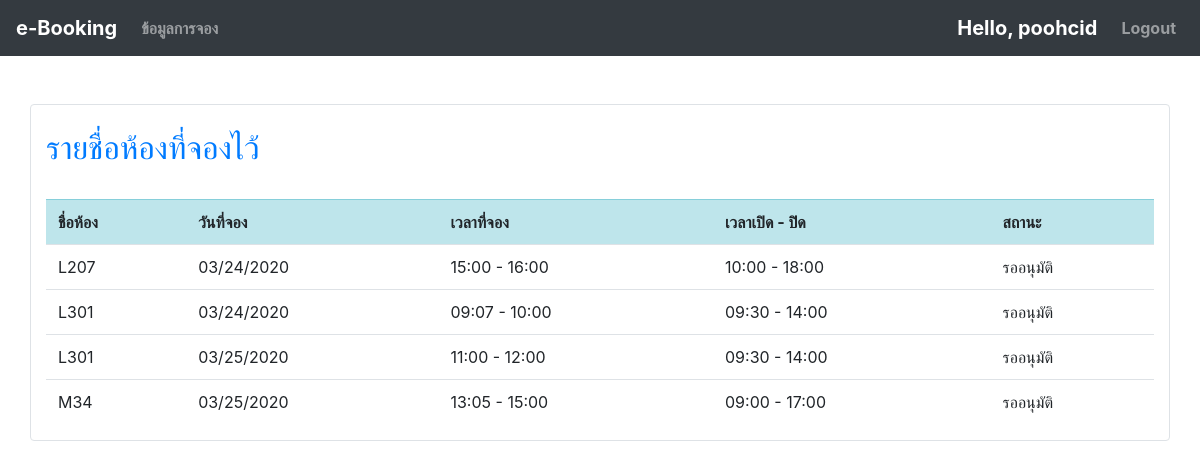
The app's page /book_list/ (signed in), older data.
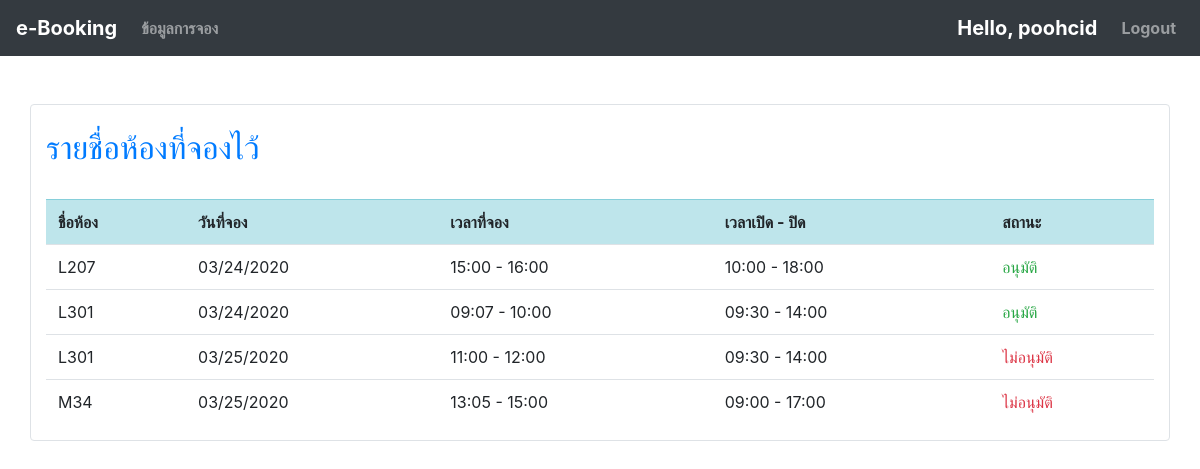
The same page, newer data.
### booking/models.py (models this page shows, shortened)
class Booking(models.Model):
    room = models.ForeignKey(Room, on_delete=models.CASCADE, null=True)
    date = models.DateField()
    start_time = models.TimeField()
    end_time = models.TimeField(null=True)
    description = models.TextField()
    status = models.CharField(null=True, default=None, choices=(
        ("รออนุมัติ", "Unknow"),
        ("ไม่อนุมัติ", "No"),
        ("อนุมัติ", "Yes")
    ), max_length=100)
    status_remark = models.TextField(null=True, blank=True)
    book_by = models.ForeignKey(User, on_delete=models.CASCADE, null=True)
    book_date = models.DateField(auto_now=True)

class Room(models.Model):
    name = models.CharField(max_length=100)
    open_time = models.TimeField()
    close_time = models.TimeField()
    capacity = models.IntegerField(default=0)

### booking/views.py (the view)
# urls.py: path('book_list/', views.book_list, name="book_list"),
@login_required
@permission_required('booking.view_booking')
def book_list(request):
    context = {
        "books" : Booking.objects.filter(book_by=request.user).order_by('book_date')[::-1],
        "user" : request.user
    }
    return render(request, 'book_list.html', context=context)

### booking/templates/book_list.html
{% extends "base.html" %}
{% block content %}
    <br><br>
    <div class="container border rounded bg-white">
        <br>
        <h2 class="text-primary">รายชื่อห้องที่จองไว้</h2>
        <br>
        <table class="table">
            <tr class="table-Info">
                <th>ชื่อห้อง</th>
                <th>วันที่จอง</th>
                <th>เวลาที่จอง</th>
                <th>เวลาเปิด - ปิด</th>
                <th>สถานะ</th>
            </tr>
            {% for book in books %}
            <tr>
                <td>{{ book.room.name }}</td>
                <td>{{ book.date|date:"SHORT_DATE_FORMAT" }}</td>
                <td>{{ book.start_time|date:"H:i" }} - {{ book.end_time|date:"H:i" }}</td>
                <td>{{ book.room.open_time|date:"H:i" }} - {{ book.room.close_time|date:"H:i" }}</td>
                <td><span class="text-{% if book.status == 'อนุมัติ' %}success{% endif %}{% if book.status == 'ไม่อนุมัติ' %}danger{% endif %}">
                        {% if book.status == 'ไม่อนุมัติ' %}
                        <a href="#" class="text-danger" onclick="alert('เพราะ {{ book.status_remark }}')">{{ book.status }}</a>
                        {% else %}
                        {{ book.status|default_if_none:"รออนุมัติ" }}
                        {% endif %}
                    </span>
                </td>
            </tr>
            {% endfor %}
        </table>
    </div>
{% endblock content %}

Row changes from the older to the newer data that the page shows:
changed Booking (number 1 of 4 on the later page): status "รออนุมัติ" → "อนุมัติ"
changed Booking (number 2 of 4 on the later page): status "รออนุมัติ" → "อนุมัติ"
changed Booking (number 3 of 4 on the later page): status_remark empty → "None" (drawn); status "รออนุมัติ" → "ไม่อนุมัติ"
changed Booking (number 4 of 4 on the later page): status_remark empty → "None" (drawn); status "รออนุมัติ" → "ไม่อนุมัติ"
